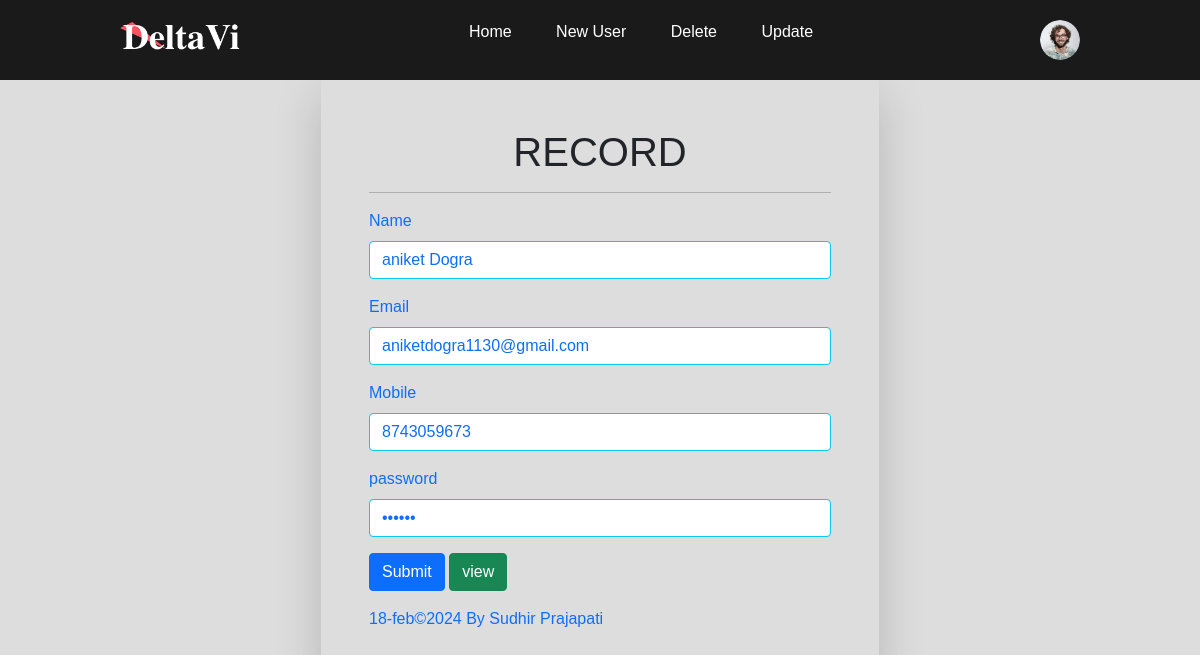
The page /update.php?id=1 (signed in) on the database its author committed.
### tables this page shows
CREATE TABLE `crud_operation` (
  `id` int(11) NOT NULL,
  `name` varchar(255) DEFAULT NULL,
  `email` varchar(255) DEFAULT NULL,
  `mobile` varchar(20) DEFAULT NULL,
  `password` varchar(255) DEFAULT NULL
);

### update.php (the view, shortened to what this page needs)
<?php
include './include/connect.php';
include 'header.php';
$id = $_GET['id'];
$query = "SELECT * FROM `crud_operation` where id='$id'";
$result = mysqli_query($con, $query);
$row = mysqli_fetch_array($result);
?>
<!DOCTYPE html>
<html lang="en">
<head>
    <link href="https://cdn.jsdelivr.net/npm/bootstrap@5.0.2/dist/css/bootstrap.min.css" rel="stylesheet"
>
    <link rel="stylesheet" href="./css/all_css.css">
</head>
<body>
    <div class="container">
        <div class="row">
            <div class="col-md-12 d-flex justify-content-center">
                <div class="col-md-6 p-5 shadow-lg rounded">
                    <h1 class="text-center text-dark" style="color:blue">RECORD</h1>
                    <hr>
                    <form action="" method="post">
                        <div class="mb-3">
                            <label class="form-label text-primary">Name</label>
                            <input type="text" value="<?php echo $row['name']; ?>"
                                class="form-control border-info text-primary" name="name" placeholder="John Deo">
                        </div>
                        <div class="mb-3">
                            <label class="form-label text-primary">Email</label>
                            <input type="email" value="<?php echo $row['email']; ?>"
                                class="form-control border-info text-primary" name="email"
                                placeholder="JohnDeo@gmail.com">
                        </div>
                        <div class="mb-3">
                            <label class="form-label text-primary">Mobile</label>
                            <input type="text" value="<?php echo $row['mobile']; ?>"
                                class="form-control border-info text-primary" name="mobile" placeholder="9999999990">
                        </div>
                        <div class="mb-3">
                            <label class="form-label text-primary">password</label>
                            <input type="password" value="<?php echo $row['password']; ?>"
                                class="form-control border-info text-primary" name="password" placeholder="JohnDeo@321">
                        </div>
                        <div class="mb-3">
                            <input type="submit" class="btn btn-primary" name="submit">
                            <a href="view.php" class="btn btn-success">view</a>
                        </div>
                        <a href="./include/help.php" class="text-decoration-none text-center">18-feb&copy;2024
                            By Sudhir Prajapati</a>
                    </form>
                </div>
            </div>
        </div>
    </div>
</body>
</html>

### css/style.css (style rules this page uses)
* { margin: 0; padding: 0; box-sizing: border-box; font-family: Arial, Helvetica, sans-serif; }

### css/all_css.css (style rules this page uses)
* { margin: 0; padding: 0; box-sizing: border-box; font-family: 'poppins', sans-serif; }
body { background: rgba(129, 129, 129, 0.263); }

### rows shown on the page
crud_operation: name "aniket Dogra", email "aniketdogra1130@gmail.com", mobile "8743059673"
